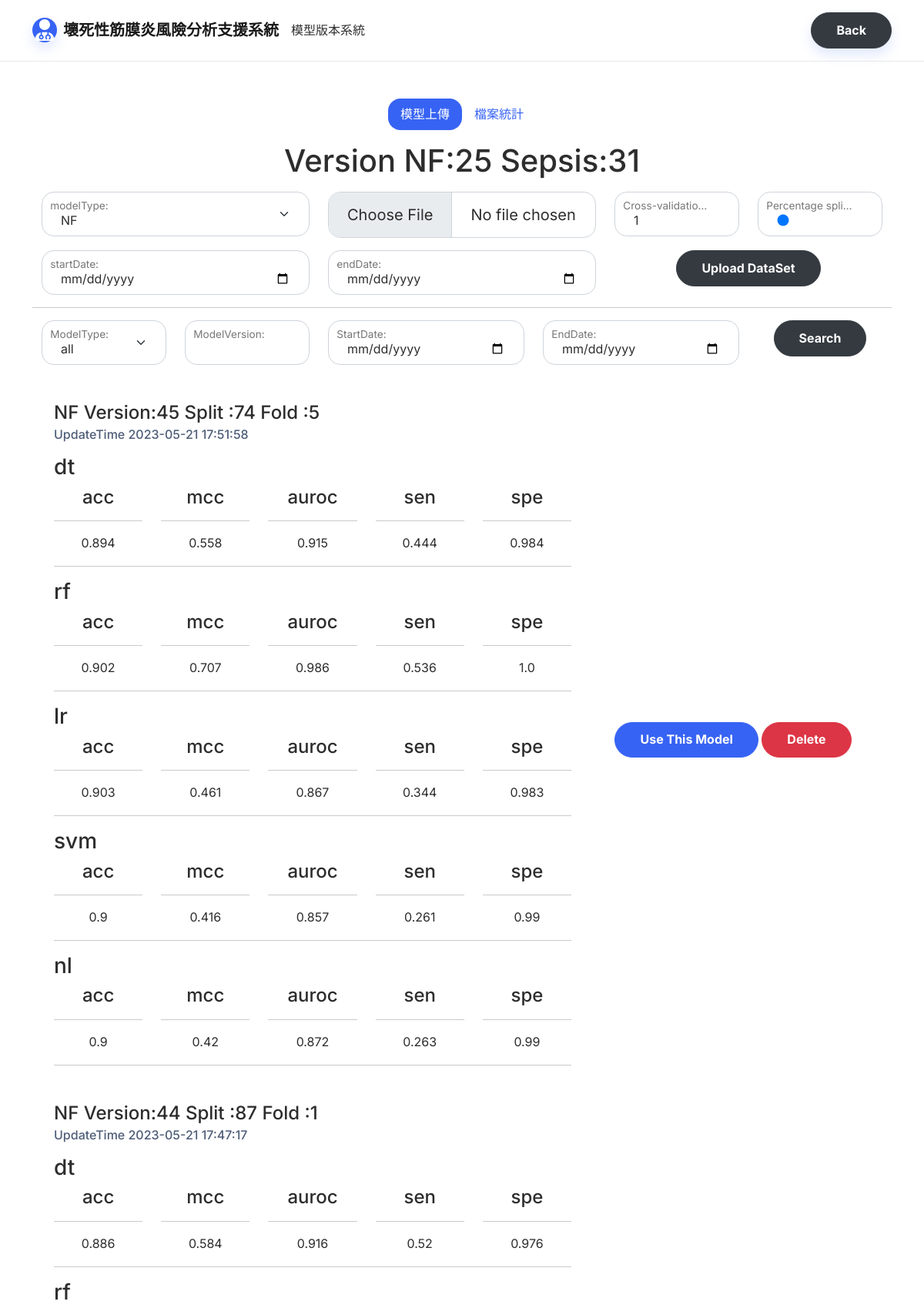
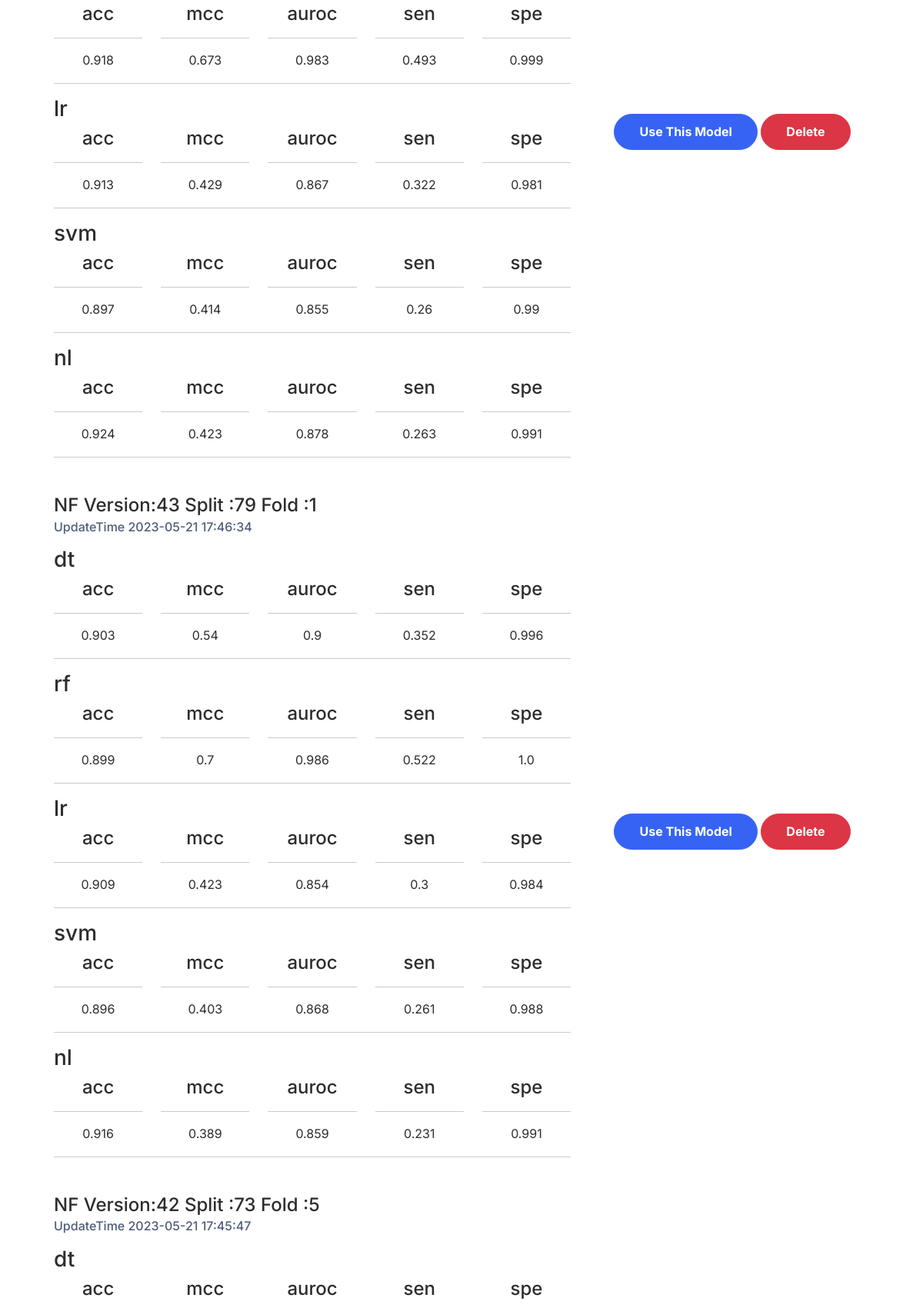
The page /model (upper part) on the database its author committed (2 pictures, top to bottom).
### tables this page shows
CREATE TABLE "nowUseModel" (
	"id"	INTEGER,
	"modelVersionNF"	INTEGER,
	"modelVersionSepsis"	INTEGER,
	"updateDate"	TEXT,
	PRIMARY KEY("id" AUTOINCREMENT)
);

CREATE TABLE "model" (
	"modelVersion"	INTEGER,
	"startDate"	TEXT,
	"endDate"	TEXT,
	"updateDate"	TEXT,
	"datasetName"	TEXT,
	"type"	TEXT NOT NULL DEFAULT 'NF',
	"fold"	INTEGER DEFAULT 1,
	"split"	INTEGER DEFAULT 90,
	PRIMARY KEY("modelVersion" AUTOINCREMENT)
);

### modelManage.py (the view)
@modelManger.route('/model',methods=['GET'])
def queryModel():
    startDate = request.args.get('startDate')
    endDate = request.args.get('endDate')
    modelVersion = request.args.get('modelVersion')
    modelType= request.args.get('type')
    queryString="select * from model M left join modelEfficacy ME on M.modelVersion=ME.modelVersion where 1=1 "
    if startDate:
        queryString+=" and startDate=\""+startDate+"\""
    if endDate:
        queryString+=" and endDate=\""+endDate+"\""
    if modelVersion:
        queryString+=" and M.modelVersion="+modelVersion
    if modelType:
        queryString+=" and type=\""+modelType+"\""
    queryString+=" order by M.modelVersion desc"
    print(queryString)
    data=getData(queryString).fetchall()
    json_list=[]
    for i in data:
        if(i[9]!=None):
            json_list.append(json.loads(i[9]))
        else:
            json_list.append(None)
    return render_template("model.html",models=data,nowUse=getNowUseModel(),modelEfficacy=json_list)

### modelManage.py (called while the page is built)
def getData(strSQL):
    conn = sqlite3.connect(dbfile)
    rows = conn.execute(strSQL)
    return rows

def getNowUseModel():
    conn= sqlite3.connect(dbfile)
    cursor = conn.cursor()
    cursor.execute("SELECT * FROM nowUseModel order by id desc limit 1")
    return cursor.fetchone()

### templates/model.html (shortened to what this page needs)
<!DOCTYPE html>
<html lang="en">
<head>
    <link rel="stylesheet" href="static/assets/bootstrap/css/bootstrap.min.css">
    <link rel="stylesheet" href="static/CSS/load-others.css">
</head>
<body>
    <nav class="navbar navbar-light navbar-expand-md sticky-top navbar-shrink py-3" id="mainNav">
        <div class="container"><a class="navbar-brand d-flex align-items-center" href="/"><span
                    class="bs-icon-sm bs-icon-circle bs-icon-primary shadow d-flex justify-content-center align-items-center me-2 bs-icon"></span><span>壞死性筋膜炎風險分析支援系統</span></a>
            模型版本系統
            <div class="collapse navbar-collapse" id="navcol-1">
                <ul class="navbar-nav mx-auto"></ul><a class="btn btn-dark text-start shadow" role="button"
                    href="/patientlist">Back</a>
            </div>
        </div>
    </nav>
    <section class="text-center py-5">
        <div class="container ">
            <div class="row " style="margin: auto;">
                <div class="col mb-3">
                    <ul class="nav nav-pills d-flex justify-content-center">
                        <li class="nav-item">
                            <button class="nav-link active" id="page1-click" aria-current="page">模型上傳</button>
                        </li>
                        <li class="nav-item">
                            <button class="nav-link" id="page2-click">檔案統計</button>
                        </li>
                    </ul>
                </div>
                <h1 class="mb-3">Version NF:{{nowUse[1]}} Sepsis:{{nowUse[2]}}</h1>
                <form action="/model" method="POST" enctype="multipart/form-data">
                    <div class="row">
                        <div class="form-floating col-md-4 mb-3">
                            <select class="form-select" name="type" id="type">
                                <option value="NF" selected="">NF</option>
                            </select>
                            <label class="form-label" for="type">
                            </label>
                        </div>
                        <div class=" col-md-4 mb-3">
                            <input id='file' class='form-control form-control-lg' type="file" name="file">
                        </div>
                        <div class="form-floating col-md-2 mb-3">
                            <input id="fold" class="form-control" type="number" value="1" min="1" name="fold">
                            <label class="form-label" for="fold">
                            </label>
                        </div>
                        <div class="form-floating col-md-2 mb-3">
                            <input id="split" class="form-control" type="range" value="0" min="0" max="100"
                                name="split">
                            <label class="form-label" for="split" id="split-value">
                            </label>
                        </div>
                        <div class="form-floating col-md-4 mb-3">
                            <input id="startDate" class="form-control" type="date" name="startDate">
                            <label class="form-label" for="startDate ">
                            </label>
                        </div>
                        <div class="form-floating col-md-4 mb-3">
                            <input id="endDate" class="form-control" type="date" name="endDate">
                            <label class="form-label" for="endDate">endDate:</label>
                        </div>
                        <div class="col-md-4 mb-3">
                            <button class="btn btn-dark btn-md" type="submit" id="submit">Upload DataSet</button>
                        </div>
                    </div>
                </form>
                <hr>
                <form class="page1 mb-3 " action="/model" method="GET">
                    <div class="row" style="text-align: center;">
                        <div class="col-md-2 form-floating mb-3">
                            <select id="modelTypeQ" class=" form-select " name="typeQ">
                                <option value="" selected="">all</option>
                            </select>
                            <label class="form-label" for="modelType-q">
                            </label>
                        </div>
                        <div class="col-md-2 form-floating mb-3">
                            <input class="form-control" type="text" style="text-align: justify;" name="modelVersionQ"
                                id="modelVersionQ">
                            <label class="form-label" for="modelVersion-q">
                            </label>
                        </div>
                        <div class="col-md-3 form-floating mb-3">
                            <input class="form-control" type="date" name="startDateQ" id="startDateQ">
                            <label class="form-label" for="startDate-q">StartDate:</label>
                        </div>
                        <div class="col-md-3 form-floating mb-3">
                            <input class="form-control" type="date" name="endDateQ" id="endDateQ">
                            <label class="form-label" for="endDat-qe">EndDate:</label>
                        </div>
                        <div class="col mb-2">
                            <button class="btn btn-dark btn-md  queryModel" type="button">Search</button>
                        </div>
                    </div>
                </form>
                {% for model in models %}
                <div class="row text-start justify-content-center  align-items-center page1">
                    <div class="col-8 col-md-8 col-lg-8 text-start">
                        <div class="card">
                            <div class="card-body">
                                <h4 class="card-title">{{model[5]}} Version:{{model[0]}} Split :{{model[7]}} Fold :{{model[6]}}</h4>
                                <h6 class="text-muted card-subtitle mb-2">UpdateTime {{model[3]}}</h6>
                                <p class="card-text">
                                    {% if modelEfficacy[loop.index0] != None %}
                                    {% for key,value in modelEfficacy[loop.index0].items() %}
                                    {% if value!=None %}
                                <div class="row " >
                                    <div class="row "><h3>{{key}}</h3></div>
                                    {% for inKey,inValue in value.items()%}
                                    <div class="col text-center">
                                        <div class="col"><h4>{{inKey}}</h4></div>
                                        <hr>
                                        <div class="col">{{inValue|round(3)}}</div>
                                    </div>
                                    {% endfor %}
                                </div>
                                <hr>
                                {% endif %}
                                {% endfor %}
                                {% endif %}
                                </p>
                            </div>
                        </div>
                    </div>
                    <div class="col-sm-4 text-center">
                        <button class="btn btn-primary selectModel {{model[5]}}" id='{{model[0]}}' type="button">Use
                            This Model</button>
                        <button class="btn btn-danger deleteModel {{model[5]}}" id="{{model[0]}}"
                            type="button">Delete</button>
                    </div>
                </div>
                {% endfor %}
            </div>
        </div>
    </section>
</body>
</html>

### rows shown on the page
nowUseModel: modelVersionNF "25", modelVersionSepsis "31"
model: type "NF", modelVersion "45", split "74", fold "5", updateDate "2023-05-21 17:51:58", index0 "dt" "rf" "lr" "svm" "nl", value "acc" "mcc" "auroc" "sen" "spe" "acc" "mcc" "auroc" "sen" "spe" "acc" "mcc" "auroc" "sen" "spe" "acc" "mcc" "auroc" "sen" "spe" "acc" "mcc" "auroc" "sen" "spe", value "0.894" "0.558" "0.915" "0.444" "0.984" "0.902" "0.707" "0.986" "0.536" "1.0" "0.903" "0.461" "0.867" "0.344" "0.983" "0.9" "0.416" "0.857" "0.261" "0.99" "0.9" "0.42" "0.872" "0.263" "0.99"
model: type "NF", modelVersion "44", split "87", fold "1", updateDate "2023-05-21 17:47:17", index0 "dt" "rf" "lr" "svm" "nl", value "acc" "mcc" "auroc" "sen" "spe" "acc" "mcc" "auroc" "sen" "spe" "acc" "mcc" "auroc" "sen" "spe" "acc" "mcc" "auroc" "sen" "spe" "acc" "mcc" "auroc" "sen" "spe", value "0.886" "0.584" "0.916" "0.52" "0.976" "0.918" "0.673" "0.983" "0.493" "0.999" "0.913" "0.429" "0.867" "0.322" "0.981" "0.897" "0.414" "0.855" "0.26" "0.99" "0.924" "0.423" "0.878" "0.263" "0.991"
model: type "NF", modelVersion "43", split "79", fold "1", updateDate "2023-05-21 17:46:34", index0 "dt" "rf" "lr" "svm" "nl", value "acc" "mcc" "auroc" "sen" "spe" "acc" "mcc" "auroc" "sen" "spe" "acc" "mcc" "auroc" "sen" "spe" "acc" "mcc" "auroc" "sen" "spe" "acc" "mcc" "auroc" "sen" "spe", value "0.903" "0.54" "0.9" "0.352" "0.996" "0.899" "0.7" "0.986" "0.522" "1.0" "0.909" "0.423" "0.854" "0.3" "0.984" "0.896" "0.403" "0.868" "0.261" "0.988" "0.916" "0.389" "0.859" "0.231" "0.991"
model: type "NF", modelVersion "42", split "73", fold "5", updateDate "2023-05-21 17:45:47", index0 "dt", value "acc" "mcc" "auroc" "sen" "spe"
